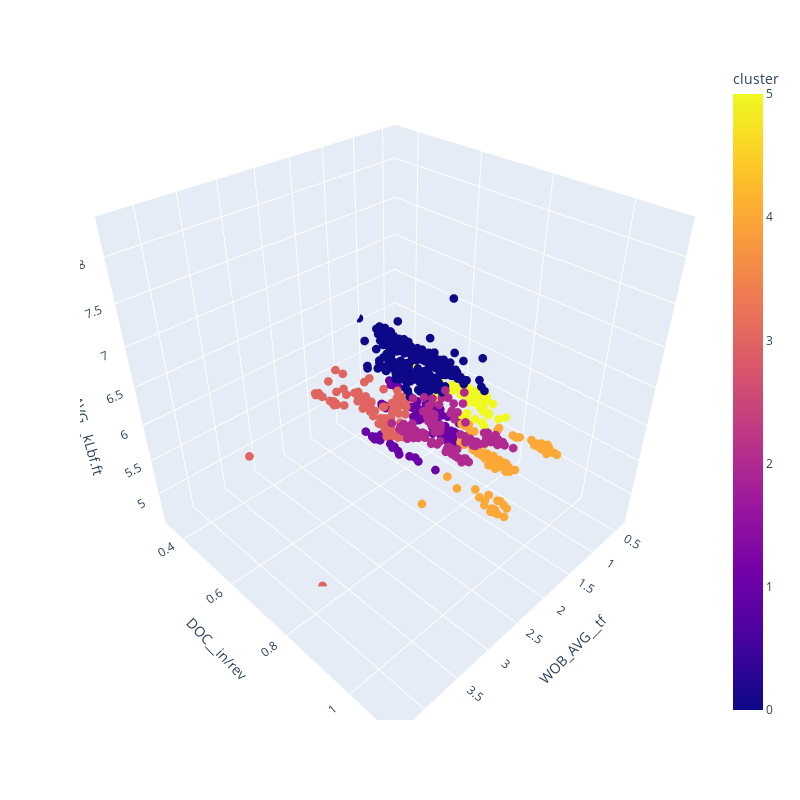

The code cell stored with this chart in its notebook:
### Code cell
plot_3d_scatter(df[0], 'WOB_AVG__tf',   'DOC__in/rev', 'TORQ_AVG__kLbf.ft', 'cluster')

### Figure 1 — Plotly figure (JSON) as saved in the notebook; plotly's stock layout.template omitted (floating-point values rounded to 4 significant figures; data arrays with more than 128 entries replaced by an {"elided": "..."} marker saying what was removed)
{"data": [{"hovertemplate": "WOB_AVG__tf=%{x}<br>DOC__in/rev=%{y}<br>TORQ_AVG__kLbf.ft=%{z}<br>cluster=%{marker.color}<extra></extra>", "legendgroup": "", "marker": {"color": {"elided": "956 int values"}, "coloraxis": "coloraxis", "size": 3, "symbol": "circle"}, "mode": "markers", "name": "", "scene": "scene", "showlegend": false, "type": "scatter3d", "x": {"elided": "956 float values"}, "y": {"elided": "956 float values"}, "z": {"elided": "956 float values"}}], "layout": {"coloraxis": {"colorbar": {"title": {"text": "cluster"}}, "colorscale": [[0, "#0d0887"], [0.1111, "#46039f"], [0.2222, "#7201a8"], [0.3333, "#9c179e"], [0.4444, "#bd3786"], [0.5556, "#d8576b"], [0.6667, "#ed7953"], [0.7778, "#fb9f3a"], [0.8889, "#fdca26"], [1, "#f0f921"]]}, "height": 800, "legend": {"tracegroupgap": 0}, "margin": {"t": 60}, "scene": {"domain": {"x": [0, 1], "y": [0, 1]}, "xaxis": {"range": [0.28, 4.416], "title": {"text": "WOB_AVG__tf"}}, "yaxis": {"range": [0.32, 1.128], "title": {"text": "DOC__in/rev"}}, "zaxis": {"range": [4.54, 8.4], "title": {"text": "TORQ_AVG__kLbf.ft"}}}, "width": 800}}
